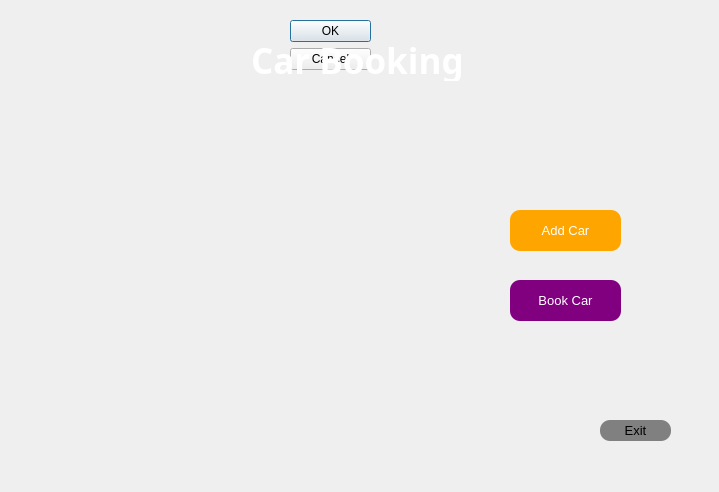
<?xml version="1.0" encoding="UTF-8"?>
<ui version="4.0">
 <class>mainmenu</class>
 <widget class="QDialog" name="mainmenu">
  <property name="geometry">
   <rect>
    <x>0</x>
    <y>0</y>
    <width>719</width>
    <height>492</height>
   </rect>
  </property>
  <property name="windowTitle">
   <string>Dialog</string>
  </property>
  <widget class="QDialogButtonBox" name="buttonBox">
   <property name="geometry">
    <rect>
     <x>290</x>
     <y>20</y>
     <width>81</width>
     <height>241</height>
    </rect>
   </property>
   <property name="orientation">
    <enum>Qt::Vertical</enum>
   </property>
   <property name="standardButtons">
    <set>QDialogButtonBox::Cancel|QDialogButtonBox::Ok</set>
   </property>
  </widget>
  <widget class="QLabel" name="exitButton">
   <property name="geometry">
    <rect>
     <x>-560</x>
     <y>-70</y>
     <width>1281</width>
     <height>591</height>
    </rect>
   </property>
   <property name="text">
    <string/>
   </property>
   <property name="pixmap">
    <pixmap>../../../Users/iamdk/OneDrive/Desktop/QT Assets/Project2 Asset/cab3.png</pixmap>
   </property>
  </widget>
  <widget class="QLabel" name="mainmenuLabel">
   <property name="geometry">
    <rect>
     <x>251</x>
     <y>40</y>
     <width>231</width>
     <height>41</height>
    </rect>
   </property>
   <property name="font">
    <font>
     <family>Colonna MT</family>
     <pointsize>26</pointsize>
     <weight>75</weight>
     <bold>true</bold>
    </font>
   </property>
   <property name="styleSheet">
    <string notr="true">color: white;</string>
   </property>
   <property name="text">
    <string>Car Booking</string>
   </property>
  </widget>
  <widget class="QPushButton" name="exitButton_2">
   <property name="geometry">
    <rect>
     <x>600</x>
     <y>420</y>
     <width>71</width>
     <height>21</height>
    </rect>
   </property>
   <property name="font">
    <font>
     <pointsize>10</pointsize>
    </font>
   </property>
   <property name="styleSheet">
    <string notr="true">background-color: grey;
border-radius:10px;
color: black;</string>
   </property>
   <property name="text">
    <string>Exit</string>
   </property>
  </widget>
  <widget class="QPushButton" name="bookcarButton_2">
   <property name="geometry">
    <rect>
     <x>510</x>
     <y>280</y>
     <width>111</width>
     <height>41</height>
    </rect>
   </property>
   <property name="font">
    <font>
     <pointsize>10</pointsize>
    </font>
   </property>
   <property name="styleSheet">
    <string notr="true">background-color: purple;
border-radius:10px;
color: white;</string>
   </property>
   <property name="text">
    <string>Book Car</string>
   </property>
  </widget>
  <widget class="QPushButton" name="addcarButton_2">
   <property name="geometry">
    <rect>
     <x>510</x>
     <y>210</y>
     <width>111</width>
     <height>41</height>
    </rect>
   </property>
   <property name="font">
    <font>
     <pointsize>10</pointsize>
    </font>
   </property>
   <property name="styleSheet">
    <string notr="true">background-color: orange;
border-radius:10px;
color: white;</string>
   </property>
   <property name="text">
    <string>Add Car</string>
   </property>
  </widget>
 </widget>
 <resources/>
 <connections>
  <connection>
   <sender>buttonBox</sender>
   <signal>accepted()</signal>
   <receiver>mainmenu</receiver>
   <slot>accept()</slot>
   <hints>
    <hint type="sourcelabel">
     <x>248</x>
     <y>254</y>
    </hint>
    <hint type="destinationlabel">
     <x>157</x>
     <y>274</y>
    </hint>
   </hints>
  </connection>
  <connection>
   <sender>buttonBox</sender>
   <signal>rejected()</signal>
   <receiver>mainmenu</receiver>
   <slot>reject()</slot>
   <hints>
    <hint type="sourcelabel">
     <x>316</x>
     <y>260</y>
    </hint>
    <hint type="destinationlabel">
     <x>286</x>
     <y>274</y>
    </hint>
   </hints>
  </connection>
 </connections>
</ui>
